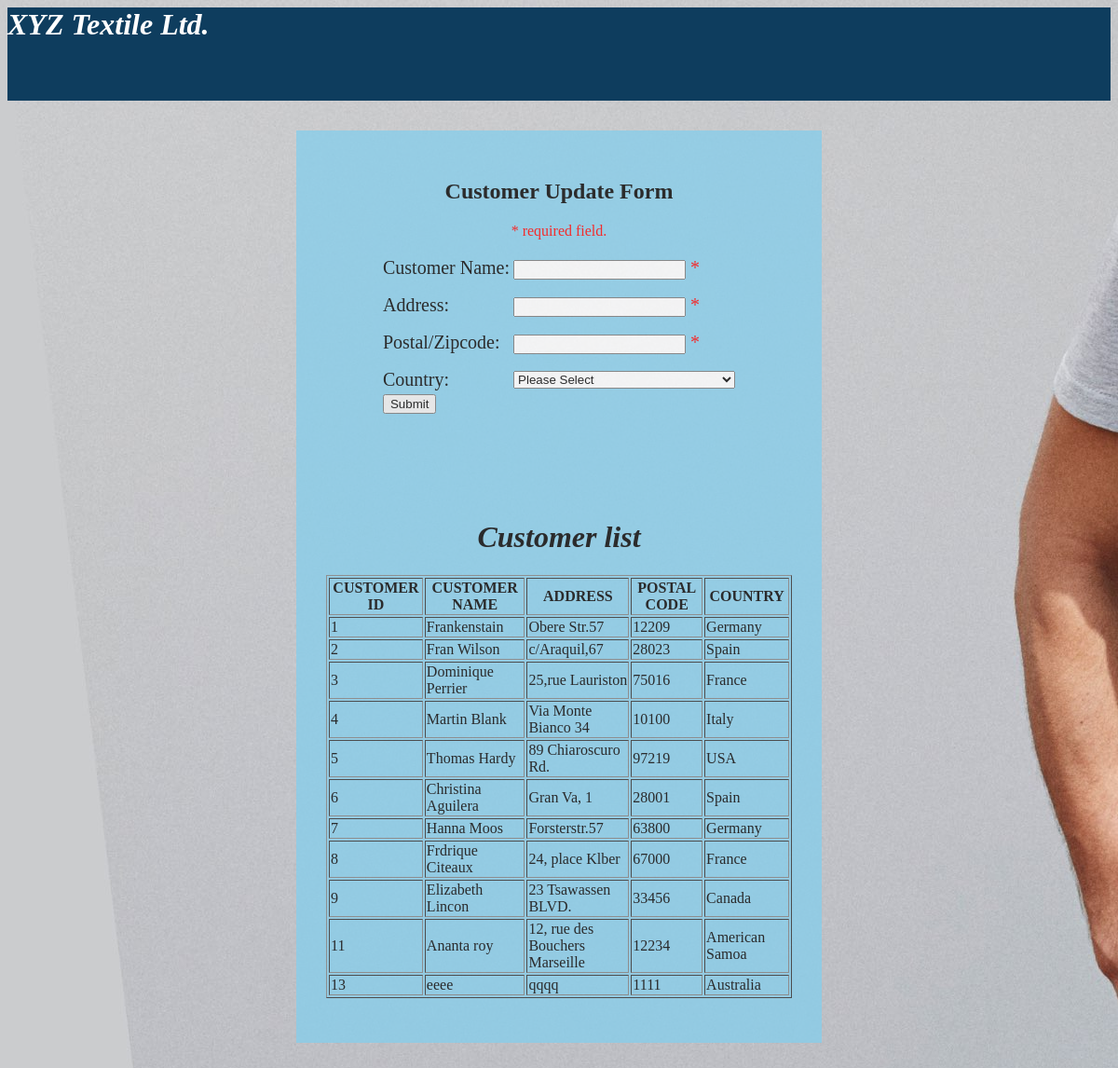
Screenshot of /update/upcust.php with the database file from the repository.
### tables this page shows
CREATE TABLE `customer` (
  `cust_id` int(11) NOT NULL,
  `cust_name` varchar(255) NOT NULL,
  `address` varchar(150) NOT NULL,
  `postal_code` int(100) NOT NULL,
  `Country` varchar(100) NOT NULL
);

### update/upcust.php (the view, shortened to what this page needs)
<?php
$nameerr=$adrserr=$codeerr=$conerr="";
?>
<html>
   <head>
   </head>
<body style="background-image: url(img.jpg)">
	<div class="header">
		<marquee behavior="scroll" direction="left"><h1><i>XYZ Textile Ltd.</i></h1></marquee>
	</div>
	<center>
	<div class="container">
		<h2>Customer Update Form</h2>
	<p><span class = "error">* required field.</span></p>
	<form action ="" method="POST">
		<table style="font-size:20px">
			<tr>
				<td>Customer Name:</td>
				<td><input type="text" name="name">
				<span class = "error">* <?php echo $nameerr;?></span>
			</td>
			</tr>
			<tr>
				<td>Address:</td>
				<td><input type="text" name="adrs">
				<span class = "error">* <?php echo $adrserr;?></span></td>
			</tr>
			<tr>
				<td>Postal/Zipcode:</td>
				<td><input type="number" name="pcode">
				<span class = "error">* <?php echo $codeerr;?></span></td>
			</tr>
			<tr>
				<td>Country:</td>
				<td><select name="con" >
					<option value=""> Please Select </option>
				</select>
			</td>
		</tr>
		<tr>
			<td><input type="submit" name ="submit" value="Submit"></td></tr>
	</table>
<?php
$conn=mysqli_connect("localhost","root","","company");
echo "<br><br><br><br><br><h1><i>Customer list</i></h1>";
$sql="SELECT * FROM customer";
$result= mysqli_query($conn,$sql);
if(mysqli_num_rows($result)>0){
	echo "<table border='1'>";
	echo "<tr><th>CUSTOMER ID</th>
	      <th>CUSTOMER NAME</th>
	      <th>ADDRESS</th>
	      <th>POSTAL CODE </th>
	      <th>COUNTRY</th>
	      </tr>";
	      while($row=mysqli_fetch_assoc($result)){
	      	echo "<tr>";
	      	echo "<td>". $row['cust_id']."</td>";
	      	 echo "<td>". $row['cust_name']."</td>";
	      	 echo "<td>". $row['address']."</td>";
	      	 echo "<td>". $row['postal_code']."</td>";
	      	 echo "<td>". $row['Country']."</td>";
	      	 echo "</tr>";
	      }
	      echo "</table>";
}
     else{
        echo "No records matching your query were found.";
    }
?>
</form>
</center>
</body>
</html>

### update/upcust.php (style rules this page uses)
.header { background-color: #0E3D5E; color:white; height:100px; }
.container { border:0px solid black; width:500px; margin:2rem auto; padding:2rem; background: white; background-color: skyblue; opacity : .78; }
.error { color: #FF0000; }

### rows the page displays
customer: cust_id "1", cust_name "Frankenstain", address "Obere Str.57", postal_code "12209", Country "Germany"
customer: cust_id "2", cust_name "Fran Wilson", address "c/Araquil,67", postal_code "28023", Country "Spain"
customer: cust_id "3", cust_name "Dominique Perrier", address "25,rue Lauriston", postal_code "75016", Country "France"
customer: cust_id "4", cust_name "Martin Blank", address "Via Monte Bianco 34", postal_code "10100", Country "Italy"
customer: cust_id "5", cust_name "Thomas Hardy", address "89 Chiaroscuro Rd.", postal_code "97219", Country "USA"
customer: cust_id "6", cust_name "Christina Aguilera", address "Gran Va, 1", postal_code "28001", Country "Spain"
customer: cust_id "7", cust_name "Hanna Moos", address "Forsterstr.57", postal_code "63800", Country "Germany"
customer: cust_id "8", cust_name "Frdrique Citeaux", address "24, place Klber", postal_code "67000", Country "France"
customer: cust_id "9", cust_name "Elizabeth Lincon", address "23 Tsawassen BLVD.", postal_code "33456", Country "Canada"
customer: cust_id "11", cust_name "Ananta roy", address "12, rue des Bouchers Marseille", postal_code "12234", Country "American Samoa"
customer: cust_id "13", cust_name "eeee", address "qqqq", postal_code "1111", Country "Australia"
